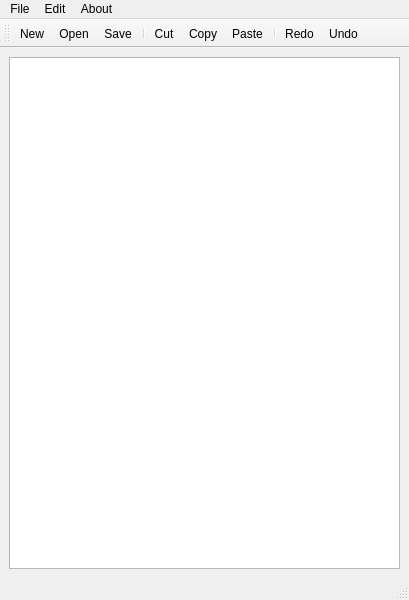
<?xml version="1.0" encoding="UTF-8"?>
<ui version="4.0">
 <class>MainWindow</class>
 <widget class="QMainWindow" name="MainWindow">
  <property name="geometry">
   <rect>
    <x>0</x>
    <y>0</y>
    <width>409</width>
    <height>600</height>
   </rect>
  </property>
  <property name="windowTitle">
   <string>MainWindow</string>
  </property>
  <widget class="QWidget" name="centralwidget">
   <layout class="QHBoxLayout" name="horizontalLayout">
    <item>
     <widget class="QTextEdit" name="textEdit"/>
    </item>
   </layout>
  </widget>
  <widget class="QMenuBar" name="menubar">
   <property name="geometry">
    <rect>
     <x>0</x>
     <y>0</y>
     <width>409</width>
     <height>21</height>
    </rect>
   </property>
   <widget class="QMenu" name="menuFile">
    <property name="title">
     <string>File</string>
    </property>
    <addaction name="actionNew"/>
    <addaction name="actionOpen"/>
    <addaction name="separator"/>
    <addaction name="actionSave"/>
    <addaction name="actionSave_as"/>
   </widget>
   <widget class="QMenu" name="menuEdit">
    <property name="title">
     <string>Edit</string>
    </property>
    <addaction name="actionCut"/>
    <addaction name="actionCopy"/>
    <addaction name="actionPaste"/>
    <addaction name="separator"/>
    <addaction name="actionRedo"/>
    <addaction name="actionUndo"/>
   </widget>
   <widget class="QMenu" name="menuAbout">
    <property name="title">
     <string>About</string>
    </property>
    <addaction name="actionAbout_Notepad"/>
   </widget>
   <addaction name="menuFile"/>
   <addaction name="menuEdit"/>
   <addaction name="menuAbout"/>
  </widget>
  <widget class="QStatusBar" name="statusbar"/>
  <widget class="QToolBar" name="toolBar">
   <property name="windowTitle">
    <string>toolBar</string>
   </property>
   <attribute name="toolBarArea">
    <enum>TopToolBarArea</enum>
   </attribute>
   <attribute name="toolBarBreak">
    <bool>false</bool>
   </attribute>
   <addaction name="actionNew"/>
   <addaction name="actionOpen"/>
   <addaction name="actionSave"/>
   <addaction name="separator"/>
   <addaction name="actionCut"/>
   <addaction name="actionCopy"/>
   <addaction name="actionPaste"/>
   <addaction name="separator"/>
   <addaction name="actionRedo"/>
   <addaction name="actionUndo"/>
  </widget>
  <action name="actionNew">
   <property name="icon">
    <iconset resource="Assets.qrc">
     <normaloff>:/Assets/Assets/Actions_new_document.jpg</normaloff>:/Assets/Assets/Actions_new_document.jpg</iconset>
   </property>
   <property name="text">
    <string>New</string>
   </property>
  </action>
  <action name="actionOpen">
   <property name="icon">
    <iconset resource="Assets.qrc">
     <normaloff>:/Assets/Assets/031-unlocked.png</normaloff>:/Assets/Assets/031-unlocked.png</iconset>
   </property>
   <property name="text">
    <string>Open</string>
   </property>
  </action>
  <action name="actionSave">
   <property name="icon">
    <iconset resource="Assets.qrc">
     <normaloff>:/Assets/Assets/040-save.png</normaloff>:/Assets/Assets/040-save.png</iconset>
   </property>
   <property name="text">
    <string>Save</string>
   </property>
   <property name="shortcut">
    <string>Ctrl+S</string>
   </property>
  </action>
  <action name="actionSave_as">
   <property name="icon">
    <iconset resource="Assets.qrc">
     <normaloff>:/Assets/Assets/035-target.png</normaloff>:/Assets/Assets/035-target.png</iconset>
   </property>
   <property name="text">
    <string>Save as</string>
   </property>
  </action>
  <action name="actionCut">
   <property name="icon">
    <iconset resource="Assets.qrc">
     <normaloff>:/Assets/Assets/131-file.png</normaloff>:/Assets/Assets/131-file.png</iconset>
   </property>
   <property name="text">
    <string>Cut</string>
   </property>
   <property name="shortcut">
    <string>Ctrl+X</string>
   </property>
  </action>
  <action name="actionCopy">
   <property name="icon">
    <iconset resource="Assets.qrc">
     <normaloff>:/Assets/Assets/134-files.png</normaloff>:/Assets/Assets/134-files.png</iconset>
   </property>
   <property name="text">
    <string>Copy</string>
   </property>
   <property name="shortcut">
    <string>Ctrl+C</string>
   </property>
  </action>
  <action name="actionPaste">
   <property name="icon">
    <iconset resource="Assets.qrc">
     <normaloff>:/Assets/Assets/133-pinned.png</normaloff>:/Assets/Assets/133-pinned.png</iconset>
   </property>
   <property name="text">
    <string>Paste</string>
   </property>
   <property name="shortcut">
    <string>Ctrl+V</string>
   </property>
  </action>
  <action name="actionRedo">
   <property name="icon">
    <iconset resource="Assets.qrc">
     <normaloff>:/Assets/Assets/125-file.png</normaloff>:/Assets/Assets/125-file.png</iconset>
   </property>
   <property name="text">
    <string>Redo</string>
   </property>
   <property name="shortcut">
    <string>Ctrl+Y</string>
   </property>
  </action>
  <action name="actionUndo">
   <property name="icon">
    <iconset resource="Assets.qrc">
     <normaloff>:/Assets/Assets/127-file.png</normaloff>:/Assets/Assets/127-file.png</iconset>
   </property>
   <property name="text">
    <string>Undo</string>
   </property>
   <property name="shortcut">
    <string>Ctrl+Z</string>
   </property>
  </action>
  <action name="actionAbout_Notepad">
   <property name="icon">
    <iconset resource="Assets.qrc">
     <normaloff>:/Assets/Assets/037-search.png</normaloff>:/Assets/Assets/037-search.png</iconset>
   </property>
   <property name="text">
    <string>About Notepad</string>
   </property>
  </action>
 </widget>
 <resources>
  <include location="Assets.qrc"/>
 </resources>
 <connections/>
</ui>
